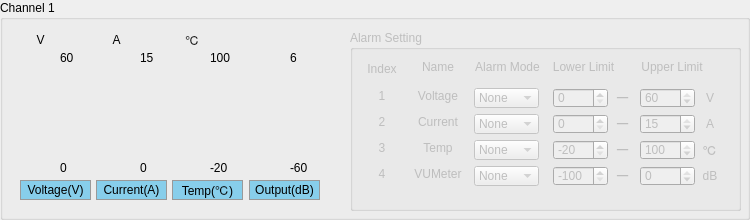
        <widget class="QGroupBox" name="groupBox_6">
         <property name="title">
          <string>Channel 1</string>
         </property>
         <widget class="VolumeWidget" name="voltDispaly1" native="true">
          <property name="geometry">
           <rect>
            <x>30</x>
            <y>50</y>
            <width>20</width>
            <height>121</height>
           </rect>
          </property>
          <property name="MinValue" stdset="0">
           <number>0</number>
          </property>
          <property name="MaxValue" stdset="0">
           <number>0</number>
          </property>
          <property name="SingleTrack" stdset="0">
           <bool>true</bool>
          </property>
         </widget>
         <widget class="VolumeWidget" name="currDisplay1" native="true">
          <property name="geometry">
           <rect>
            <x>106</x>
            <y>50</y>
            <width>20</width>
            <height>121</height>
           </rect>
          </property>
          <property name="MinValue" stdset="0">
           <number>0</number>
          </property>
          <property name="MaxValue" stdset="0">
           <number>15</number>
          </property>
          <property name="SingleTrack" stdset="0">
           <bool>true</bool>
          </property>
         </widget>
         <widget class="VolumeWidget" name="tempDisplay1" native="true">
          <property name="geometry">
           <rect>
            <x>182</x>
            <y>50</y>
            <width>20</width>
            <height>121</height>
           </rect>
          </property>
          <property name="MinValue" stdset="0">
           <number>-20</number>
          </property>
          <property name="MaxValue" stdset="0">
           <number>100</number>
          </property>
          <property name="SingleTrack" stdset="0">
           <bool>true</bool>
          </property>
         </widget>
         <widget class="QLabel" name="label_37">
          <property name="geometry">
           <rect>
            <x>20</x>
            <y>180</y>
            <width>71</width>
            <height>20</height>
           </rect>
          </property>
          <property name="styleSheet">
           <string notr="true">border: 1px solid #999999;
background-color: rgb(135, 206, 235);</string>
          </property>
          <property name="text">
           <string>Voltage(V)</string>
          </property>
          <property name="alignment">
           <set>Qt::AlignCenter</set>
          </property>
         </widget>
         <widget class="QLabel" name="label_38">
          <property name="geometry">
           <rect>
            <x>96</x>
            <y>180</y>
            <width>71</width>
            <height>20</height>
           </rect>
          </property>
          <property name="styleSheet">
           <string notr="true">border: 1px solid #999999;
background-color: rgb(135, 206, 235);</string>
          </property>
          <property name="text">
           <string>Current(A)</string>
          </property>
          <property name="alignment">
           <set>Qt::AlignCenter</set>
          </property>
         </widget>
         <widget class="QLabel" name="label_39">
          <property name="geometry">
           <rect>
            <x>172</x>
            <y>180</y>
            <width>71</width>
            <height>20</height>
           </rect>
          </property>
          <property name="styleSheet">
           <string notr="true">border: 1px solid #999999;
background-color: rgb(135, 206, 235);</string>
          </property>
          <property name="text">
           <string>Temp(℃)</string>
          </property>
          <property name="alignment">
           <set>Qt::AlignCenter</set>
          </property>
         </widget>
         <widget class="QLabel" name="labelVol1">
          <property name="geometry">
           <rect>
            <x>25</x>
            <y>30</y>
            <width>31</width>
            <height>20</height>
           </rect>
          </property>
          <property name="text">
           <string>V</string>
          </property>
          <property name="alignment">
           <set>Qt::AlignCenter</set>
          </property>
         </widget>
         <widget class="QLabel" name="voltUpper1">
          <property name="geometry">
           <rect>
            <x>60</x>
            <y>50</y>
            <width>31</width>
            <height>16</height>
           </rect>
          </property>
          <property name="text">
           <string>60</string>
          </property>
         </widget>
         <widget class="QLabel" name="voltLower1">
          <property name="geometry">
           <rect>
            <x>60</x>
            <y>160</y>
            <width>31</width>
            <height>16</height>
           </rect>
          </property>
          <property name="text">
           <string>0</string>
          </property>
         </widget>
         <widget class="QLabel" name="currUpper1">
          <property name="geometry">
           <rect>
            <x>140</x>
            <y>50</y>
            <width>31</width>
            <height>16</height>
           </rect>
          </property>
          <property name="text">
           <string>15</string>
          </property>
         </widget>
         <widget class="QLabel" name="currLower1">
          <property name="geometry">
           <rect>
            <x>140</x>
            <y>160</y>
            <width>31</width>
            <height>16</height>
           </rect>
          </property>
          <property name="text">
           <string>0</string>
          </property>
         </widget>
         <widget class="QLabel" name="tempUpper1">
          <property name="geometry">
           <rect>
            <x>210</x>
            <y>50</y>
            <width>31</width>
            <height>16</height>
           </rect>
          </property>
          <property name="text">
           <string>100</string>
          </property>
         </widget>
         <widget class="QLabel" name="tempLower1">
          <property name="geometry">
           <rect>
            <x>210</x>
            <y>160</y>
            <width>31</width>
            <height>16</height>
           </rect>
          </property>
          <property name="text">
           <string>-20</string>
          </property>
         </widget>
         <widget class="QLabel" name="labelCurr1">
          <property name="geometry">
           <rect>
            <x>101</x>
            <y>30</y>
            <width>31</width>
            <height>20</height>
           </rect>
          </property>
          <property name="text">
           <string>A</string>
          </property>
          <property name="alignment">
           <set>Qt::AlignCenter</set>
          </property>
         </widget>
         <widget class="QLabel" name="labelTemp1">
          <property name="geometry">
           <rect>
            <x>177</x>
            <y>30</y>
            <width>31</width>
            <height>20</height>
           </rect>
          </property>
          <property name="text">
           <string>℃</string>
          </property>
          <property name="alignment">
           <set>Qt::AlignCenter</set>
          </property>
         </widget>
         <widget class="QGroupBox" name="groupBox">
          <property name="enabled">
           <bool>false</bool>
          </property>
          <property name="geometry">
           <rect>
            <x>350</x>
            <y>30</y>
            <width>391</width>
            <height>181</height>
           </rect>
          </property>
          <property name="title">
           <string>Alarm Setting</string>
          </property>
          <widget class="QLabel" name="label_86">
           <property name="geometry">
            <rect>
             <x>258</x>
             <y>58</y>
             <width>29</width>
             <height>20</height>
            </rect>
           </property>
           <property name="text">
            <string>一</string>
           </property>
           <property name="alignment">
            <set>Qt::AlignCenter</set>
           </property>
          </widget>
          <widget class="QLabel" name="label_87">
           <property name="geometry">
            <rect>
             <x>258</x>
             <y>110</y>
             <width>29</width>
             <height>20</height>
            </rect>
           </property>
           <property name="text">
            <string>一</string>
           </property>
           <property name="alignment">
            <set>Qt::AlignCenter</set>
           </property>
          </widget>
          <widget class="QLabel" name="label_88">
           <property name="geometry">
            <rect>
             <x>346</x>
             <y>136</y>
             <width>28</width>
             <height>20</height>
            </rect>
           </property>
           <property name="text">
            <string>dB</string>
           </property>
           <property name="alignment">
            <set>Qt::AlignCenter</set>
           </property>
          </widget>
          <widget class="QLabel" name="label_89">
           <property name="geometry">
            <rect>
             <x>346</x>
             <y>84</y>
             <width>28</width>
             <height>20</height>
            </rect>
           </property>
           <property name="text">
            <string>A</string>
           </property>
           <property name="alignment">
            <set>Qt::AlignCenter</set>
           </property>
          </widget>
          <widget class="QLabel" name="label_91">
           <property name="geometry">
            <rect>
             <x>346</x>
             <y>110</y>
             <width>28</width>
             <height>20</height>
            </rect>
           </property>
           <property name="text">
            <string>℃</string>
           </property>
           <property name="alignment">
            <set>Qt::AlignCenter</set>
           </property>
          </widget>
          <widget class="QLabel" name="label_92">
           <property name="geometry">
            <rect>
             <x>258</x>
             <y>84</y>
             <width>29</width>
             <height>20</height>
            </rect>
           </property>
           <property name="text">
            <string>一</string>
           </property>
           <property name="alignment">
            <set>Qt::AlignCenter</set>
           </property>
          </widget>
          <widget class="QLabel" name="label_93">
           <property name="geometry">
            <rect>
             <x>258</x>
             <y>136</y>
             <width>29</width>
             <height>20</height>
            </rect>
           </property>
           <property name="text">
            <string>一</string>
           </property>
           <property name="alignment">
            <set>Qt::AlignCenter</set>
           </property>
          </widget>
          <widget class="QLabel" name="label_94">
           <property name="geometry">
            <rect>
             <x>346</x>
             <y>58</y>
             <width>28</width>
             <height>20</height>
            </rect>
           </property>
           <property name="text">
            <string>V</string>
           </property>
           <property name="alignment">
            <set>Qt::AlignCenter</set>
           </property>
          </widget>
          <widget class="QLabel" name="label_60">
           <property name="geometry">
            <rect>
             <x>9</x>
             <y>29</y>
             <width>46</width>
             <height>20</height>
            </rect>
           </property>
           <property name="minimumSize">
            <size>
             <width>43</width>
             <height>20</height>
            </size>
           </property>
           <property name="text">
            <string>Index</string>
           </property>
           <property name="alignment">
            <set>Qt::AlignCenter</set>
           </property>
          </widget>
          <widget class="QLabel" name="label_61">
           <property name="geometry">
            <rect>
             <x>58</x>
             <y>29</y>
             <width>60</width>
             <height>16</height>
            </rect>
           </property>
           <property name="minimumSize">
            <size>
             <width>55</width>
             <height>0</height>
            </size>
           </property>
           <property name="text">
            <string>Name</string>
           </property>
           <property name="alignment">
            <set>Qt::AlignCenter</set>
           </property>
          </widget>
          <widget class="QLabel" name="label_62">
           <property name="geometry">
            <rect>
             <x>121</x>
             <y>29</y>
             <width>73</width>
             <height>16</height>
            </rect>
           </property>
           <property name="minimumSize">
            <size>
             <width>73</width>
             <height>0</height>
            </size>
           </property>
           <property name="text">
            <string>Alarm Mode</string>
           </property>
           <property name="alignment">
            <set>Qt::AlignCenter</set>
           </property>
          </widget>
          <widget class="QLabel" name="label_63">
           <property name="geometry">
            <rect>
             <x>193</x>
             <y>29</y>
             <width>81</width>
             <height>16</height>
            </rect>
           </property>
           <property name="minimumSize">
            <size>
             <width>81</width>
             <height>0</height>
            </size>
           </property>
           <property name="text">
            <string>Lower Limit</string>
           </property>
           <property name="alignment">
            <set>Qt::AlignCenter</set>
           </property>
          </widget>
          <widget class="QLabel" name="label_64">
           <property name="geometry">
            <rect>
             <x>282</x>
             <y>29</y>
             <width>80</width>
             <height>16</height>
            </rect>
           </property>
           <property name="minimumSize">
            <size>
             <width>80</width>
             <height>0</height>
            </size>
           </property>
           <property name="text">
            <string>Upper Limit</string>
           </property>
           <property name="alignment">
            <set>Qt::AlignCenter</set>
           </property>
          </widget>
          <widget class="QLabel" name="label_65">
           <property name="geometry">
            <rect>
             <x>9</x>
             <y>58</y>
             <width>46</width>
             <height>16</height>
            </rect>
           </property>
           <property name="text">
            <string>1</string>
           </property>
           <property name="alignment">
            <set>Qt::AlignCenter</set>
           </property>
          </widget>
          <widget class="QLabel" name="label_66">
           <property name="geometry">
            <rect>
             <x>58</x>
             <y>58</y>
             <width>60</width>
             <height>16</height>
            </rect>
           </property>
           <property name="minimumSize">
            <size>
             <width>55</width>
             <height>0</height>
            </size>
           </property>
           <property name="text">
            <string>Voltage</string>
           </property>
           <property name="alignment">
            <set>Qt::AlignCenter</set>
           </property>
          </widget>
          <widget class="QComboBox" name="voltMode1">
           <property name="geometry">
            <rect>
             <x>124</x>
             <y>58</y>
             <width>65</width>
             <height>20</height>
            </rect>
           </property>
           <property name="minimumSize">
            <size>
             <width>0</width>
             <height>0</height>
            </size>
           </property>
           <item>
            <property name="text">
             <string>None</string>
            </property>
           </item>
           <item>
            <property name="text">
             <string>Both</string>
            </property>
           </item>
           <item>
            <property name="text">
             <string>Lower</string>
            </property>
           </item>
           <item>
            <property name="text">
             <string>Upper</string>
            </property>
           </item>
          </widget>
          <widget class="QDoubleSpinBox" name="voltLowerLimit1">
           <property name="enabled">
            <bool>false</bool>
           </property>
           <property name="geometry">
            <rect>
             <x>203</x>
             <y>58</y>
             <width>55</width>
             <height>20</height>
            </rect>
           </property>
           <property name="minimumSize">
            <size>
             <width>0</width>
             <height>0</height>
            </size>
           </property>
           <property name="decimals">
            <number>0</number>
           </property>
           <property name="maximum">
            <double>60.000000000000000</double>
           </property>
          </widget>
          <widget class="QDoubleSpinBox" name="voltUpperLimit1">
           <property name="enabled">
            <bool>false</bool>
           </property>
           <property name="geometry">
            <rect>
             <x>290</x>
             <y>58</y>
             <width>55</width>
             <height>20</height>
            </rect>
           </property>
           <property name="minimumSize">
            <size>
             <width>0</width>
             <height>0</height>
            </size>
           </property>
           <property name="decimals">
            <number>0</number>
           </property>
           <property name="maximum">
            <double>60.000000000000000</double>
           </property>
           <property name="value">
            <double>60.000000000000000</double>
           </property>
          </widget>
          <widget class="QLabel" name="label_67">
           <property name="geometry">
            <rect>
             <x>9</x>
             <y>84</y>
             <width>46</width>
             <height>16</height>
            </rect>
           </property>
           <property name="text">
            <string>2</string>
           </property>
           <property name="alignment">
            <set>Qt::AlignCenter</set>
           </property>
          </widget>
          <widget class="QLabel" name="label_68">
           <property name="geometry">
            <rect>
             <x>58</x>
             <y>84</y>
             <width>60</width>
             <height>16</height>
            </rect>
           </property>
           <property name="minimumSize">
            <size>
             <width>55</width>
             <height>0</height>
            </size>
           </property>
           <property name="text">
            <string>Current</string>
           </property>
           <property name="alignment">
            <set>Qt::AlignCenter</set>
           </property>
          </widget>
          <widget class="QComboBox" name="currMode1">
           <property name="geometry">
            <rect>
             <x>124</x>
             <y>84</y>
             <width>65</width>
             <height>20</height>
            </rect>
           </property>
           <property name="minimumSize">
            <size>
             <width>0</width>
             <height>0</height>
            </size>
           </property>
           <item>
            <property name="text">
             <string>None</string>
            </property>
           </item>
           <item>
            <property name="text">
             <string>Both</string>
            </property>
           </item>
           <item>
            <property name="text">
             <string>Lower</string>
            </property>
           </item>
           <item>
            <property name="text">
             <string>Upper</string>
            </property>
           </item>
          </widget>
          <widget class="QDoubleSpinBox" name="currLowerLimit1">
           <property name="enabled">
            <bool>false</bool>
           </property>
           <property name="geometry">
            <rect>
             <x>203</x>
             <y>84</y>
             <width>55</width>
             <height>20</height>
            </rect>
           </property>
           <property name="minimumSize">
            <size>
             <width>0</width>
             <height>0</height>
            </size>
           </property>
           <property name="decimals">
            <number>0</number>
           </property>
           <property name="maximum">
            <double>15.000000000000000</double>
           </property>
          </widget>
          <widget class="QDoubleSpinBox" name="currUpperLimit1">
           <property name="enabled">
            <bool>false</bool>
           </property>
           <property name="geometry">
            <rect>
             <x>290</x>
             <y>84</y>
             <width>55</width>
             <height>20</height>
            </rect>
           </property>
           <property name="minimumSize">
            <size>
             <width>0</width>
             <height>0</height>
            </size>
           </property>
           <property name="decimals">
            <number>0</number>
           </property>
           <property name="maximum">
            <double>15.000000000000000</double>
           </property>
           <property name="value">
            <double>15.000000000000000</double>
           </property>
          </widget>
          <widget class="QLabel" name="label_69">
           <property name="geometry">
            <rect>
             <x>9</x>
             <y>110</y>
             <width>46</width>
             <height>16</height>
            </rect>
           </property>
           <property name="text">
            <string>3</string>
           </property>
           <property name="alignment">
            <set>Qt::AlignCenter</set>
           </property>
          </widget>
          <widget class="QLabel" name="label_70">
           <property name="geometry">
            <rect>
             <x>58</x>
             <y>110</y>
             <width>60</width>
             <height>16</height>
            </rect>
           </property>
           <property name="minimumSize">
            <size>
             <width>55</width>
             <height>0</height>
            </size>
           </property>
           <property name="text">
            <string>Temp</string>
           </property>
           <property name="alignment">
            <set>Qt::AlignCenter</set>
           </property>
          </widget>
          <widget class="QComboBox" name="tempMode1">
           <property name="geometry">
            <rect>
             <x>124</x>
             <y>110</y>
             <width>65</width>
             <height>20</height>
            </rect>
           </property>
           <property name="minimumSize">
            <size>
             <width>0</width>
             <height>0</height>
            </size>
           </property>
           <item>
            <property name="text">
             <string>None</string>
            </property>
           </item>
           <item>
            <property name="text">
             <string>Both</string>
            </property>
           </item>
           <item>
            <property name="text">
             <string>Lower</string>
            </property>
           </item>
           <item>
            <property name="text">
             <string>Upper</string>
            </property>
           </item>
          </widget>
          <widget class="QDoubleSpinBox" name="tempLowerLimit1">
           <property name="enabled">
            <bool>false</bool>
           </property>
           <property name="geometry">
            <rect>
             <x>203</x>
             <y>110</y>
             <width>55</width>
             <height>20</height>
            </rect>
           </property>
           <property name="minimumSize">
            <size>
             <width>0</width>
             <height>0</height>
            </size>
           </property>
           <property name="decimals">
            <number>0</number>
           </property>
           <property name="minimum">
            <double>-20.000000000000000</double>
           </property>
           <property name="maximum">
            <double>100.000000000000000</double>
           </property>
           <property name="value">
            <double>-20.000000000000000</double>
           </property>
          </widget>
          <widget class="QDoubleSpinBox" name="tempUpperLimit1">
           <property name="enabled">
            <bool>false</bool>
           </property>
           <property name="geometry">
            <rect>
             <x>290</x>
             <y>110</y>
             <width>55</width>
             <height>20</height>
            </rect>
           </property>
           <property name="minimumSize">
            <size>
             <width>0</width>
             <height>0</height>
            </size>
           </property>
           <property name="decimals">
            <number>0</number>
           </property>
           <property name="minimum">
            <double>-20.000000000000000</double>
           </property>
           <property name="maximum">
            <double>100.000000000000000</double>
           </property>
           <property name="value">
            <double>100.000000000000000</double>
           </property>
          </widget>
          <widget class="QLabel" name="label_72">
           <property name="geometry">
            <rect>
             <x>9</x>
             <y>136</y>
             <width>46</width>
             <height>16</height>
            </rect>
           </property>
           <property name="text">
            <string>4</string>
           </property>
           <property name="alignment">
            <set>Qt::AlignCenter</set>
           </property>
          </widget>
          <widget class="QLabel" name="label_71">
           <property name="geometry">
            <rect>
             <x>58</x>
             <y>136</y>
             <width>60</width>
             <height>16</height>
            </rect>
           </property>
           <property name="minimumSize">
            <size>
             <width>55</width>
             <height>0</height>
            </size>
           </property>
           <property name="text">
            <string>VUMeter</string>
           </property>
           <property name="alignment">
            <set>Qt::AlignCenter</set>
           </property>
          </widget>
          <widget class="QComboBox" name="vuMeterMode1">
           <property name="geometry">
            <rect>
             <x>124</x>
             <y>136</y>
             <width>65</width>
             <height>20</height>
            </rect>
           </property>
           <property name="minimumSize">
            <size>
             <width>0</width>
             <height>0</height>
            </size>
           </property>
           <item>
            <property name="text">
             <string>None</string>
            </property>
           </item>
           <item>
            <property name="text">
             <string>Both</string>
            </property>
           </item>
           <item>
            <property name="text">
             <string>Lower</string>
            </property>
           </item>
           <item>
            <property name="text">
             <string>Upper</string>
            </property>
           </item>
          </widget>
          <widget class="QDoubleSpinBox" name="vuMeterLowerLimit1">
           <property name="enabled">
            <bool>false</bool>
           </property>
           <property name="geometry">
            <rect>
             <x>203</x>
             <y>136</y>
             <width>55</width>
             <height>20</height>
            </rect>
           </property>
           <property name="minimumSize">
            <size>
             <width>0</width>
             <height>0</height>
            </size>
           </property>
           <property name="decimals">
            <number>0</number>
           </property>
           <property name="minimum">
            <double>-100.000000000000000</double>
           </property>
           <property name="maximum">
            <double>0.000000000000000</double>
           </property>
           <property name="singleStep">
            <double>1.000000000000000</double>
           </property>
           <property name="value">
            <double>-100.000000000000000</double>
           </property>
          </widget>
          <widget class="QDoubleSpinBox" name="vuMeterUpperLimit1">
           <property name="enabled">
            <bool>false</bool>
           </property>
           <property name="geometry">
            <rect>
             <x>290</x>
             <y>136</y>
             <width>55</width>
             <height>20</height>
            </rect>
           </property>
           <property name="minimumSize">
            <size>
             <width>0</width>
             <height>0</height>
            </size>
           </property>
           <property name="decimals">
            <number>0</number>
           </property>
           <property name="minimum">
            <double>-100.000000000000000</double>
           </property>
           <property name="maximum">
            <double>0.000000000000000</double>
           </property>
           <property name="value">
            <double>0.000000000000000</double>
           </property>
          </widget>
         </widget>
         <widget class="VolumeWidget" name="voluDisplay1" native="true">
          <property name="geometry">
           <rect>
            <x>259</x>
            <y>50</y>
            <width>20</width>
            <height>121</height>
           </rect>
          </property>
          <property name="MaxValue" stdset="0">
           <number>6</number>
          </property>
          <property name="MinValue" stdset="0">
           <number>-60</number>
          </property>
          <property name="SingleTrack" stdset="0">
           <bool>true</bool>
          </property>
         </widget>
         <widget class="QLabel" name="label_40">
          <property name="geometry">
           <rect>
            <x>249</x>
            <y>180</y>
            <width>71</width>
            <height>20</height>
           </rect>
          </property>
          <property name="styleSheet">
           <string notr="true">border: 1px solid #999999;
background-color: rgb(135, 206, 235);</string>
          </property>
          <property name="text">
           <string>Output(dB)</string>
          </property>
          <property name="alignment">
           <set>Qt::AlignCenter</set>
          </property>
         </widget>
         <widget class="QLabel" name="tempUpper1_2">
          <property name="geometry">
           <rect>
            <x>290</x>
            <y>50</y>
            <width>31</width>
            <height>16</height>
           </rect>
          </property>
          <property name="text">
           <string>6</string>
          </property>
         </widget>
         <widget class="QLabel" name="tempUpper1_3">
          <property name="geometry">
           <rect>
            <x>290</x>
            <y>160</y>
            <width>31</width>
            <height>16</height>
           </rect>
          </property>
          <property name="text">
           <string>-60</string>
          </property>
         </widget>
         <widget class="QLabel" name="labelVloume1">
          <property name="geometry">
           <rect>
            <x>249</x>
            <y>30</y>
            <width>41</width>
            <height>20</height>
           </rect>
          </property>
          <property name="text">
           <string/>
          </property>
          <property name="alignment">
           <set>Qt::AlignCenter</set>
          </property>
         </widget>
        </widget>
